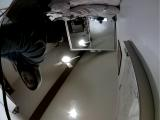
#> input picture data/tub_11_20-10-18/46_cam-image_array_.jpg, 160 x 120 px, given in place of the camera
$ python objectracking_test1.py   (older library calls are emulated)
#> lines starting #> are read from the running program, lines starting #| are printed output that depends on the picture; long printed decimals are rounded
import numpy as np
import cv2


cap = cv2.VideoCapture(0)
Ht = 320
Wd = 480
cap.set(3, Wd) #Set frame Width
cap.set(4, Ht) #Set frame height
_, frame = cap.read() #Store captured frame of camera to variable "frame"
#> frame is the input picture: shape (120, 160, 3); mean B, G, R 76.5, 79.5, 80.8
rows, cols, ch = frame.shape #Get frame size
#> rows = 120; cols = 160; ch = 3
x_medium = int(cols / 2) #Initialize horizontal position
#> x_medium = 80
y_medium = int(rows / 2) #Initialize vertical positon
#> y_medium = 60

while(True):
  # Capture frame-by-frame
   ret, frame = cap.read()
   frame = cv2.flip(frame, -1)
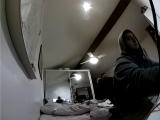
#> frame: shape (120, 160, 3); mean B, G, R 76.5, 79.5, 80.8
   hsv_frame = cv2.cvtColor(frame, cv2.COLOR_BGR2HSV)
#> hsv_frame: shape (120, 160, 3); mean H, S, V 50.6, 48.4, 83
   # [10 lines of commented-out code are left out]
   low = np.array([0, 100, 125])
   high = np.array([22, 255, 255])
   colour_mask = cv2.inRange(hsv_frame, low, high)
#> colour_mask: shape (120, 160); every value is 0
   filtered = cv2.bitwise_and(frame, frame, mask = colour_mask)
#> filtered: shape (120, 160, 3); every value is 0

#    contours =  cv2.findContours(colour_mask,cv2.RETR_TREE,cv2.CHAIN_APPROX_SIMPLE)[-2]
#    for c in contours:
#        cv2.drawContours(frame, [c], -1, (0,255,0), 3)

   _, contours, _ = cv2.findContours(colour_mask, cv2.RETR_TREE, cv2.CHAIN_APPROX_NONE) # Findig Contours
#> contours = []
   contours = sorted(contours, key=lambda x:cv2.contourArea(x), reverse=True) # Arrange Contours in Assending
   for cnt in contours: # Draw rectangle on First contors on image
        (x,y,w,h) = cv2.boundingRect(cnt)
        cv2.rectangle(frame, (x , y) , (x + w, y + h) , (0, 255, 0), 2) # Getting Position of rectangle & line colour & thickness
        break # Break loop to draw only one rectangle. if comment we get all red object rectangle
#> this loop made 0 passes
   for cnt in contours:
        (x,y,w,h) = cv2.boundingRect(cnt)
        x_medium = int((x + x + w) / 2) # Checking horizontal center of red object & save to variable
        y_medium = int((y + y + h) / 2) # Checking Vertical center of red object & save to variable
        break
   cv2.line(frame, (x_medium, 0), (x_medium, Ht), (0, 255, 0), 2) #Draw horizontal centre line of red object
   cv2.line(frame, (0, y_medium), (Wd, y_medium), (0, 255, 0), 2) #Draw Vertical centre line of red object
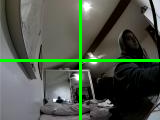
#> frame: shape (120, 160, 3); mean B, G, R 72.8, 86.7, 76.9
   cv2.imshow("IN Frame", frame) #Printing frame with rectangle &  lines

   #print('% x_medium, % y_medix_medium,y_medium)
   mapped_x = (x_medium - 0) * (100 - 0) / (480 - 0) + 0;
#> mapped_x = 16.67
   print("Position offset: ", mapped_x)
#| Position offset:  16.667


     # Display the resulting frame
#    cv2.imshow('frame',frame)
   if cv2.waitKey(1) & 0xFF == ord('q'):
#> (key q is pressed here)
        break

# When everything done, release the capture
cap.release()
cv2.destroyAllWindows()
